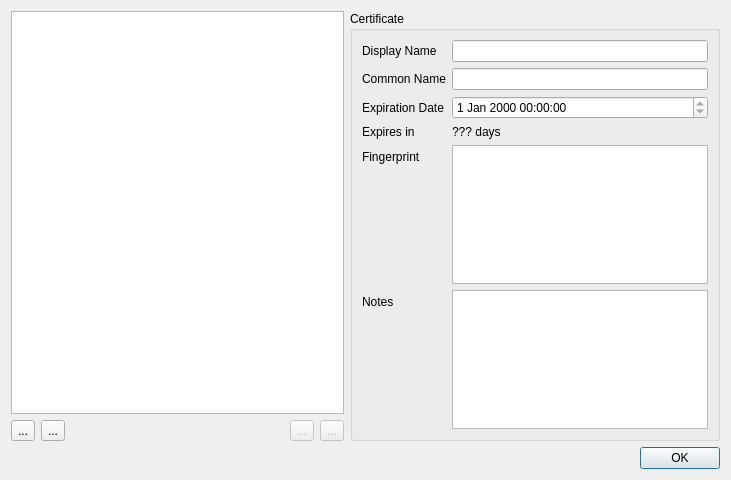
<?xml version="1.0" encoding="UTF-8"?>
<ui version="4.0">
 <class>CertificateManagementDialog</class>
 <widget class="QDialog" name="CertificateManagementDialog">
  <property name="geometry">
   <rect>
    <x>0</x>
    <y>0</y>
    <width>731</width>
    <height>480</height>
   </rect>
  </property>
  <property name="windowTitle">
   <string>Certificate Manager</string>
  </property>
  <property name="windowIcon">
   <iconset resource="icons.qrc">
    <normaloff>:/icons/certificate.svg</normaloff>:/icons/certificate.svg</iconset>
  </property>
  <layout class="QVBoxLayout" name="verticalLayout">
   <item>
    <layout class="QHBoxLayout" name="horizontalLayout">
     <item>
      <layout class="QVBoxLayout" name="verticalLayout_3">
       <property name="rightMargin">
        <number>0</number>
       </property>
       <item>
        <widget class="QTreeView" name="certificates">
         <attribute name="headerVisible">
          <bool>false</bool>
         </attribute>
        </widget>
       </item>
       <item>
        <layout class="QHBoxLayout" name="horizontalLayout_2">
         <item>
          <widget class="QToolButton" name="create_cert_button">
           <property name="toolTip">
            <string>Craete new certificate</string>
           </property>
           <property name="text">
            <string>...</string>
           </property>
           <property name="icon">
            <iconset resource="icons.qrc">
             <normaloff>:/icons/plus.svg</normaloff>:/icons/plus.svg</iconset>
           </property>
          </widget>
         </item>
         <item>
          <widget class="QToolButton" name="import_cert_button">
           <property name="toolTip">
            <string>Import certificate</string>
           </property>
           <property name="text">
            <string>...</string>
           </property>
           <property name="icon">
            <iconset resource="icons.qrc">
             <normaloff>:/icons/content-save-import.svg</normaloff>:/icons/content-save-import.svg</iconset>
           </property>
          </widget>
         </item>
         <item>
          <spacer name="horizontalSpacer">
           <property name="orientation">
            <enum>Qt::Horizontal</enum>
           </property>
           <property name="sizeHint" stdset="0">
            <size>
             <width>40</width>
             <height>20</height>
            </size>
           </property>
          </spacer>
         </item>
         <item>
          <widget class="QToolButton" name="export_cert_button">
           <property name="enabled">
            <bool>false</bool>
           </property>
           <property name="toolTip">
            <string>Export certificate</string>
           </property>
           <property name="text">
            <string>...</string>
           </property>
           <property name="icon">
            <iconset resource="icons.qrc">
             <normaloff>:/icons/content-save-move.svg</normaloff>:/icons/content-save-move.svg</iconset>
           </property>
          </widget>
         </item>
         <item>
          <widget class="QToolButton" name="delete_cert_button">
           <property name="enabled">
            <bool>false</bool>
           </property>
           <property name="toolTip">
            <string>Delete certificate</string>
           </property>
           <property name="text">
            <string>...</string>
           </property>
          </widget>
         </item>
        </layout>
       </item>
      </layout>
     </item>
     <item>
      <widget class="QGroupBox" name="groupBox">
       <property name="enabled">
        <bool>true</bool>
       </property>
       <property name="title">
        <string>Certificate</string>
       </property>
       <layout class="QVBoxLayout" name="verticalLayout_2">
        <item>
         <layout class="QFormLayout" name="formLayout">
          <item row="0" column="0">
           <widget class="QLabel" name="label">
            <property name="text">
             <string>Display Name</string>
            </property>
           </widget>
          </item>
          <item row="0" column="1">
           <widget class="QLineEdit" name="cert_display_name"/>
          </item>
          <item row="1" column="0">
           <widget class="QLabel" name="label_2">
            <property name="text">
             <string>Common Name</string>
            </property>
           </widget>
          </item>
          <item row="1" column="1">
           <widget class="QLineEdit" name="cert_common_name">
            <property name="readOnly">
             <bool>true</bool>
            </property>
           </widget>
          </item>
          <item row="2" column="0">
           <widget class="QLabel" name="label_3">
            <property name="text">
             <string>Expiration Date</string>
            </property>
           </widget>
          </item>
          <item row="2" column="1">
           <widget class="QDateTimeEdit" name="cert_expiration_date">
            <property name="enabled">
             <bool>true</bool>
            </property>
            <property name="readOnly">
             <bool>true</bool>
            </property>
           </widget>
          </item>
          <item row="3" column="0">
           <widget class="QLabel" name="label_4">
            <property name="text">
             <string>Expires in</string>
            </property>
           </widget>
          </item>
          <item row="3" column="1">
           <widget class="QLabel" name="cert_livetime">
            <property name="enabled">
             <bool>true</bool>
            </property>
            <property name="text">
             <string>??? days</string>
            </property>
           </widget>
          </item>
          <item row="4" column="0">
           <widget class="QLabel" name="label_6">
            <property name="text">
             <string>Fingerprint</string>
            </property>
           </widget>
          </item>
          <item row="5" column="0">
           <widget class="QLabel" name="label_7">
            <property name="text">
             <string>Notes</string>
            </property>
           </widget>
          </item>
          <item row="4" column="1">
           <widget class="QPlainTextEdit" name="cert_fingerprint">
            <property name="readOnly">
             <bool>true</bool>
            </property>
           </widget>
          </item>
          <item row="5" column="1">
           <widget class="QPlainTextEdit" name="cert_notes"/>
          </item>
         </layout>
        </item>
       </layout>
      </widget>
     </item>
    </layout>
   </item>
   <item>
    <widget class="QDialogButtonBox" name="buttonBox">
     <property name="orientation">
      <enum>Qt::Horizontal</enum>
     </property>
     <property name="standardButtons">
      <set>QDialogButtonBox::Ok</set>
     </property>
    </widget>
   </item>
  </layout>
 </widget>
 <resources>
  <include location="icons.qrc"/>
 </resources>
 <connections>
  <connection>
   <sender>buttonBox</sender>
   <signal>accepted()</signal>
   <receiver>CertificateManagementDialog</receiver>
   <slot>accept()</slot>
   <hints>
    <hint type="sourcelabel">
     <x>248</x>
     <y>254</y>
    </hint>
    <hint type="destinationlabel">
     <x>157</x>
     <y>274</y>
    </hint>
   </hints>
  </connection>
  <connection>
   <sender>buttonBox</sender>
   <signal>rejected()</signal>
   <receiver>CertificateManagementDialog</receiver>
   <slot>reject()</slot>
   <hints>
    <hint type="sourcelabel">
     <x>316</x>
     <y>260</y>
    </hint>
    <hint type="destinationlabel">
     <x>286</x>
     <y>274</y>
    </hint>
   </hints>
  </connection>
 </connections>
</ui>
